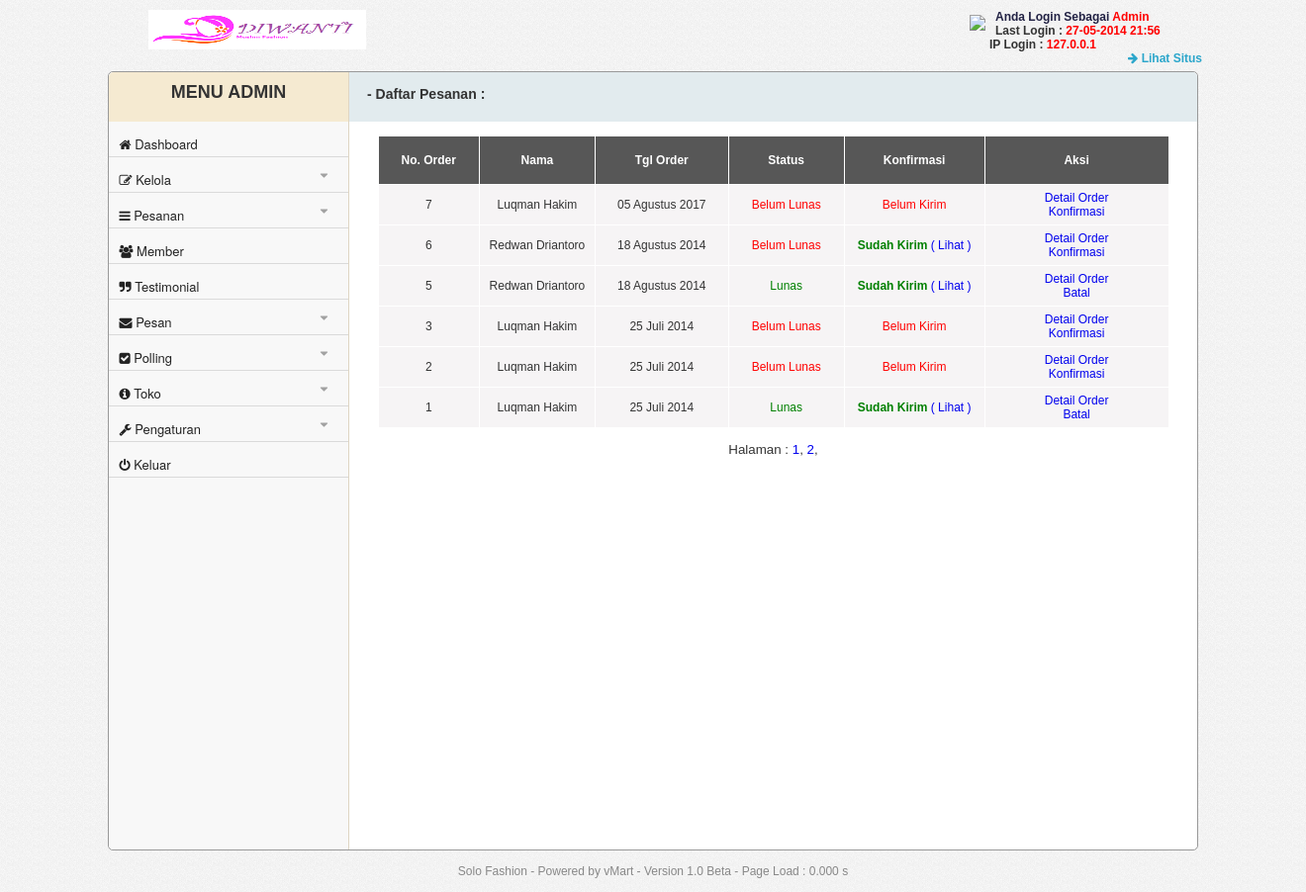
Screenshot of /admin/index.php?module=order (signed in) with the database file from the repository.
### tables this page shows
CREATE TABLE `t_pengaturan` (
  `id` int(1) NOT NULL,
  `judul_website` varchar(50) NOT NULL,
  `banner_website` varchar(50) NOT NULL,
  `favicon` varchar(50) NOT NULL,
  `keyword` varchar(100) NOT NULL,
  `deskripsi` varchar(100) NOT NULL,
  `panduan` longtext NOT NULL,
  `slide` enum('aktif','tidak aktif') NOT NULL,
  `polling` enum('aktif','tidak aktif') NOT NULL,
  `google_analystics` varchar(20) NOT NULL,
  PRIMARY KEY (`id`)
);

CREATE TABLE `t_user` (
  `id_user` int(10) NOT NULL AUTO_INCREMENT,
  `username` varchar(20) NOT NULL,
  `password` varchar(40) NOT NULL,
  `email` varchar(100) NOT NULL,
  `level` enum('super admin','admin') NOT NULL,
  `last_login` varchar(40) NOT NULL,
  `ip_login` varchar(40) NOT NULL,
  PRIMARY KEY (`id_user`)
);

CREATE TABLE `t_tagihan` (
  `id_tagihan` int(10) NOT NULL AUTO_INCREMENT,
  `id_member` int(10) NOT NULL,
  `tgl_tagihan` date NOT NULL,
  `total_tagihan` int(50) NOT NULL,
  `foto_faktur` varchar(100) NOT NULL,
  `status_tagihan` enum('Belum Lunas','Lunas') NOT NULL DEFAULT 'Belum Lunas',
  `no_resi` varchar(100) NOT NULL,
  `kurir` varchar(100) NOT NULL,
  PRIMARY KEY (`id_tagihan`),
  KEY `t_tagihan_ibfk_2` (`id_member`),
  CONSTRAINT `t_tagihan_ibfk_1` FOREIGN KEY (`id_member`) REFERENCES `t_member` (`id_member`) ON DELETE CASCADE ON UPDATE CASCADE
);

CREATE TABLE `t_member` (
  `id_member` int(10) NOT NULL AUTO_INCREMENT,
  `username` varchar(20) NOT NULL,
  `password` varchar(40) NOT NULL,
  `nama_lengkap` varchar(100) NOT NULL,
  `email` varchar(100) NOT NULL,
  `no_telp` varchar(20) NOT NULL,
  `alamat` varchar(300) NOT NULL,
  `provinsi` varchar(50) NOT NULL,
  `kota` varchar(50) NOT NULL,
  `kode_pos` int(10) NOT NULL,
  `forgot_key` varchar(30) NOT NULL,
  PRIMARY KEY (`id_member`)
);

### includes/lib.php (called while the page is built, shortened)
<?php
$sql_pengaturan=mysql_query("select *from t_pengaturan where id=1");
$row_pengaturan=mysql_fetch_assoc($sql_pengaturan);
	$judul_web=$row_pengaturan['judul_website'];
	$banner_web=$row_pengaturan['banner_website'];
$id=$_GET['id'];
$module=$_GET['module'];
$level=$_SESSION['level'];
$aksi=$_GET['aksi'];
?>

### includes/fungsi.php (called while the page is built, shortened)
<?php
function ubah_huruf_awal($pemisah, $paragrap) {
    $pisahkalimat=explode($pemisah, $paragrap);
    $kalimatbaru = array();
    foreach ($pisahkalimat as $kalimat) {
    $kalimatawalhurufbesar=ucfirst(strtolower($kalimat));
    $kalimatbaru[] = $kalimatawalhurufbesar;
    }
    $textgood = implode($pemisah, $kalimatbaru);
    return $textgood;
}
function TanggalIndo($date){
    $BulanIndo = array("Januari", "Februari", "Maret", "April", "Mei", "Juni", "Juli", "Agustus", "September", "Oktober", "November", "Desember");
    $tahun = substr($date, 0, 4);
    $bulan = substr($date, 5, 2);
    $tgl   = substr($date, 8, 2);
    $result = $tgl . " " . $BulanIndo[(int)$bulan-1] . " ". $tahun;
    return($result);
}
?>

### admin/module/order/order.php (the view, shortened to what this page needs)
<?php
    $BatasAwal = 15;
    if (!empty($_GET['p'])) {
        $hal = $_GET['p'] - 1;
        $MulaiAwal = $BatasAwal * $hal;
    } else if (!empty($_GET['p']) and $_GET['p'] == 1) {
        $MulaiAwal = 0;
    } else if (empty($_GET['p'])) {
        $MulaiAwal = 0;
    }
?>
<div class="path"><h3>- Daftar Pesanan : </h3></div>
  <br>
<table width="800" height="48" border="0" align="center" cellpadding="0" cellspacing="1">
  <tr class="tabel">
	<th width="100" scope="col" bgcolor='#575757'>No. Order</th>
    <th width="114" height="48" align="center" bgcolor="#575757" scope="col">Nama</th>
    <th width="132" bgcolor="#575757" scope="col">Tgl Order</th>
    <th width="114" bgcolor="#575757" scope="col">Status</th>
    <th width="139" bgcolor="#575757" scope="col">Konfirmasi</th>
    <th width="182" bgcolor="#575757" scope="col">Aksi</th>
  </tr>
<?php
$sql_get=mysql_query("select *from t_tagihan INNER JOIN t_member on (t_tagihan.id_member=t_member.id_member) order by id_tagihan DESC  limit ".$MulaiAwal.",".$BatasAwal."");
	while($row_get=mysql_fetch_assoc($sql_get))
	{
		$nama_lengkap=$row_get['nama_lengkap'];
		$tgl_tagihan=$row_get['tgl_tagihan'];
		$id_tagihan=$row_get['id_tagihan'];
			if($row_get['foto_faktur']!=''){
				$kirim="<font color='green'><b>Sudah Kirim</b></font> <a href='index.php?module=konfirmasi' target='a_blank'>( Lihat ) </a>";
			}else{
				$kirim="<font color='red'>Belum Kirim</font>";
			}
			if($row_get['status_tagihan']=='Lunas'){
					$status_tagihan="<font color='green'>Lunas</font>";
					$nama_link="Batal";
			}else{
					$status_tagihan="<font color='red'>Belum Lunas</font>";
					$nama_link="Konfirmasi";
			}
		echo"
		<tr bgcolor=#F6F4F5>
			<td align='center'>".$id_tagihan."</td>
			<td height=40 align=center >".$nama_lengkap."</td>
			<td align='center'>".TanggalIndo($tgl_tagihan)."</td>
			<td align='center'>".$status_tagihan."</td>
			<td align='center'>".$kirim." </td>
			<td><center>
				<a href='index.php?module=order&id=".$id_tagihan."'>Detail Order</a><br>
				<a href='index.php?module=order&aksi=kelola&id=".$id_tagihan."'>".$nama_link."</a>
				</center>
			</td>
		</tr>
	";}
?>
</table>
<?php
	$cekQuery = mysql_query("SELECT * FROM t_order");
    $jumlahData = mysql_num_rows($cekQuery);
    if ($jumlahData > $BatasAwal) {
        echo '<br/><center><div style="font-size:10pt;">Halaman : ';
			$a = explode(".", $jumlahData / $BatasAwal);
			$b = $a[0];
			$c = $b + 1;
        for ($i = 1; $i <= $c; $i++) {
            echo '<a style="text-decoration:none;';
            if ($_GET['p'] == $i) {
                echo 'color:red';
            }
            echo '" href="index.php?module=order&p=' . $i . '">' . $i . '</a>, ';
        }
        echo '</div></center>';
    }
?>

### admin/index.php (shortened to what this page needs)
<?php
	$awalload = microtime(true);
	require_once "../includes/lib.php";
	require_once "../includes/fungsi.php";
?>
<!DOCTYPE html PUBLIC "-//W3C//DTD XHTML 1.0 Transitional//EN" "http://www.w3.org/TR/xhtml1/DTD/xhtml1-transitional.dtd">
<html xmlns="http://www.w3.org/1999/xhtml">
<head>
<link href="css/font-awesome.min.css" rel="stylesheet" type="text/css" />
<link href="css/style.css" rel="stylesheet" type="text/css" />
<link href="js/SpryAssets/SpryValidationTextField.css" rel="stylesheet" type="text/css" />
<link href="js/SpryAssets/SpryValidationTextarea.css" rel="stylesheet" type="text/css" />
<link rel="stylesheet" href="js/fancybox/jquery.fancybox.css?v=2.1.5" type="text/css" media="screen" />
</head>
<body>
<div class="banner">
	<img src="<?php echo ".".$banner_web."" ?>" width="220px" height="40px">
</div>
<div class="text-welcome">
		<img src="img/icon/user-4.png" style="float:left; margin-top:5px; margin-left:-20px; margin-right:10px;">
		<font color="#222244"><b>Anda Login Sebagai <font color="#FF0000"><?php echo "".ubah_huruf_awal(" ",$level)."" ?></font></b> </font><br>
	<?php
		$sql_user=mysql_query("select *from t_user where id_user=".$_SESSION['id_user']."");
		$row_user=mysql_fetch_assoc($sql_user);
	?>
		<b>	Last Login : <font color="#FF0000"><?php echo "".$row_user['last_login']."" ?></font><br>
			IP Login : <font color="#FF0000"><?php echo "".$row_user['ip_login']."" ?></font> </b>
		<br>
	<a href='../index.php' target="_blank" style="color:#2BA6CB; text-decoration:none; position:absolute; margin-left:140px;"><i class="fa fa-arrow-right"></i> <b>Lihat Situs</b></a>
</div>
<div class="konten">
	<div class="side-menu">
		<div class="menu-header">
			<h2>MENU ADMIN </h2>
		</div>
	<div id="wrapper">
		<ul class="menu">
			<li><a href="index.php?module=dashboard" ><i class="fa fa-home"></i> Dashboard</a></li>
			<li><a href="#"><i class="fa fa-edit"></i>  Kelola<span><i class='fa fa-caret-down'></i></span></a>
			</li>
			<li><a href="#"><i class="fa fa-bars"></i>  Pesanan<span><i class='fa fa-caret-down'></i></span></a>
			</li>
			<li><a href="index.php?module=member"><i class="fa fa-users"></i>  Member</a></li>
			<li><a href="index.php?module=testimonial"><i class="fa fa-quote-right"></i> Testimonial</a></li>
			<li><a href="index.php?module=pesan"><i class="fa fa-envelope"></i>  Pesan<span><i class='fa fa-caret-down'></i></span></a>
			</li>
			<li><a href="#"><i class="fa fa-check-square"></i>  Polling<span><i class='fa fa-caret-down'></i></span></span></a>
			<li><a href="#"><i class="fa fa-info-circle"></i>  Toko<span><i class='fa fa-caret-down'></i></span></span></a>
			<li><a href="#"><i class="fa fa-wrench"></i>  Pengaturan<span><i class='fa fa-caret-down'></i></span></a>
			</li>
				<li><a href="index.php?module=keluar"><i class="fa fa-power-off"></i>  Keluar</a></li>
			</ul>
	</div>
</div>
	<div class="isi">
<?php
	if($module=='kategori'){
		if($aksi=='kelola' || $aksi=='hapus'){
			include "module/kategori/k-kategori.php";
		}else{
			include "module/kategori/kategori.php";
		}
	}elseif($module=='produk'){
		if($aksi=='kelola' || $aksi=='hapus'){
			include "module/produk/k-produk.php";
		}else{
			include "module/produk/produk.php";
		}
	}elseif($module=='order'){
		if($aksi=='kelola'){
			include 'module/order/k-order.php';
		}elseif($id!=''){
			include 'module/order/detail.php';
		}else{
			include "module/order/order.php";
		}
	}elseif($module=='konfirmasi'){
			include 'module/konfirmasi/konfirmasi.php';
	}elseif($module=='template'){
		if($aksi=='kelola' || $aksi=='hapus'){
			include 'module/template/k-template.php';
		}else{
			include 'module/template/template.php';
		}
	}elseif($module=='rekening'){
		if($aksi=='kelola' || $aksi=='hapus'){
			include 'module/rekening/k-rekening.php';
		}else{
			include 'module/rekening/rekening.php';
		}
	}elseif($module=='tentang'){
			include 'module/profil/tentang.php';
	}elseif($module=='panduan'){
			include 'module/pengaturan/panduan.php';
	}elseif($module=='kontak'){
			include 'module/kontak/kontak.php';
	}elseif($module=='slider'){
			include 'module/slider/slider.php';
	}elseif($module=='sosmed'){
			include 'module/kontak/sosmed.php';
	}elseif($module=='profil'){
		if($aksi=='kelola'){
			include 'module/profil/k-profil.php';
		}else{
			include 'module/profil/profil.php';
		}
	}elseif($module=='testimonial'){
			include 'module/testimonial/testimonial.php';
	}elseif($module=='shipping'){
		if($aksi=='kelola' || $aksi=='hapus'){
			include 'module/ongkir/k-shipping.php';
		}else{
			include "module/ongkir/shipping.php";
		}
	}elseif($module=='member'){
		if(isset($id)){
			include "module/member/detail.php";
		}else{
			include "module/member/member.php";
		}
	}elseif($module=='user' && $level=='super admin'){
		if($aksi=='kelola' ){
			include "module/user/k-user.php";
		}else{
			include "module/user/user.php";
		}
	}elseif($module=='pengaturan' && $level=='super admin'){
		include "module/pengaturan/pengaturan.php";
	}elseif($module=='pesan'){
		if($aksi=='kirim'){
				include "module/pesan/kirim-pesan.php";
			}else{
				include "module/pesan/kotak-pesan.php";
		}
	}elseif($module=='keluar'){
		$sql_user=mysql_query("update t_user SET ip_login='".$_SERVER['REMOTE_ADDR']."',last_login='".date("d-m-Y H:i")."' where id_user=".$_SESSION['id_user']."");
		session_destroy();
		session_unset();
		echo "<script>window.location=('login.php');</script>";
	}else{
		include "module/dashboard/dashboard.php";
	}
?>
	</div>
		<br><br>
</div>
<br>
<center>
	<font style="color:#888888"><?php echo "".$judul_web.""; $akhirload = microtime(true); $waktuload = $akhirload  - $awalload; ?> - Powered by vMart - Version  <?php  echo "".versi_cms." - Page Load : " . number_format($waktuload, 3, '.', '') . " s"; ?></center>
	<br>
</body>
</html>

### admin/css/style.css (style rules this page uses)
body { margin: 0; padding: 0; font-family: Arial,Helvetica,sans-serif; font-size: 12px; color: #333; text-align: center; background-image:url(../img/bg.png); }
.banner { width:200px; position:absolute; margin-left:150px; float:left; }
.text-welcome { margin-left:1000px; margin-top:10px; text-align:left; width:310px; }
.text-welcome a { width:100px; }
.side-menu { width:22%; float:left; border-top-left-radius:5px; border-right-color:#DFD5C3; border-right-style:solid; border-right-width:thin; background-color:#F8F8F8; height:786px; border-bottom-left-radius:5px; }
.side-menu h2 { margin-top:0px; padding-top:10px; color:#333333; }
.menu-header { background-color:#F5EAD1; height:50px; margin-bottom:-12px; border-top-left-radius:5px; }
ul, ul ul { margin: 0; padding: 0; list-style: none; }
#wrapper { width: 220px; margin: 100px auto; font-size: 0.8125em; }
.menu { width: 110%; margin-top:-100px; height: auto; }
.menu a { text-decoration:none; text-align:left; display:block; }
.menu i { margin-left:-61px; }
.menu > li > a { background-color: #F8F8F8; filter: progid:DXImageTransform.Microsoft.gradient(GradientType=0,StartColorStr='#727a86', EndColorStr='#505864'); border-bottom-style:solid; border-bottom-color:#DADADA; border-bottom-width:thin; margin-left:-11px; width: 100%; height:30px; line-height: 2.75em; text-indent: 2.75em; display: block; padding-top:5px; font-family: "Helvetica Neue", Helvetica, Arial, sans-serif; font-size:13px; font-weight:normal; position:relative; color:#222222; }
.menu > li > a:before { content: ''; background-repeat: no-repeat; font-size: 36px; height: 1em; width: 1em; position: absolute; left: 0; top: 50%; margin: -.5em 0 0 0; }
.menu li span i { display: inline-block; position: absolute; right: 1em; top: 50%; line-height: 1em; height: 1em; padding: .4em .6em; margin: -.8em 0 0 0; opacity:0.4; }
.konten { border-color:#999999; border-style:solid; border-width:thin; min-height:786px; margin:20px auto 0; width:1100px; background-color:#FFFFFF; border-radius:5px; }
.isi { margin-left:21%; }
.path { background-color:#E2EBEE; width:100%; height:50px; margin-top:-14px; border-top-right-radius:5px; }
.path h3 { padding-top:14px; text-align:left; padding-left:30px; }

### admin/module/order/order.php (style rules this page uses)
.tabel { color: #FFF; }
a { text-decoration:none; }

### rows the page displays
t_pengaturan: banner_website (picture), judul_website "Solo Fashion"
t_user: last_login "27-05-2014 21:56", ip_login "127.0.0.1"
t_tagihan: id_tagihan "7", id_member.nama_lengkap "Luqman Hakim", tgl_tagihan "05 Agustus 2017", shows "Belum Lunas", foto_faktur "Belum Kirim", status_tagihan "Konfirmasi"
t_tagihan: id_tagihan "6", id_member.nama_lengkap "Redwan Driantoro", tgl_tagihan "18 Agustus 2014", shows "Belum Lunas", shows "Sudah Kirim", status_tagihan "Konfirmasi"
t_tagihan: id_tagihan "5", id_member.nama_lengkap "Redwan Driantoro", tgl_tagihan "18 Agustus 2014", shows "Lunas", shows "Sudah Kirim", status_tagihan "Batal"
t_tagihan: id_tagihan "3", id_member.nama_lengkap "Luqman Hakim", tgl_tagihan "25 Juli 2014", shows "Belum Lunas", foto_faktur "Belum Kirim", status_tagihan "Konfirmasi"
t_tagihan: id_tagihan "2", id_member.nama_lengkap "Luqman Hakim", tgl_tagihan "25 Juli 2014", shows "Belum Lunas", foto_faktur "Belum Kirim", status_tagihan "Konfirmasi"
t_tagihan: id_tagihan "1", id_member.nama_lengkap "Luqman Hakim", tgl_tagihan "25 Juli 2014", shows "Lunas", shows "Sudah Kirim", status_tagihan "Batal"

### other values shown
ubah_huruf_awal(" ",$level) "Admin"
versi_cms "1.0 Beta"
